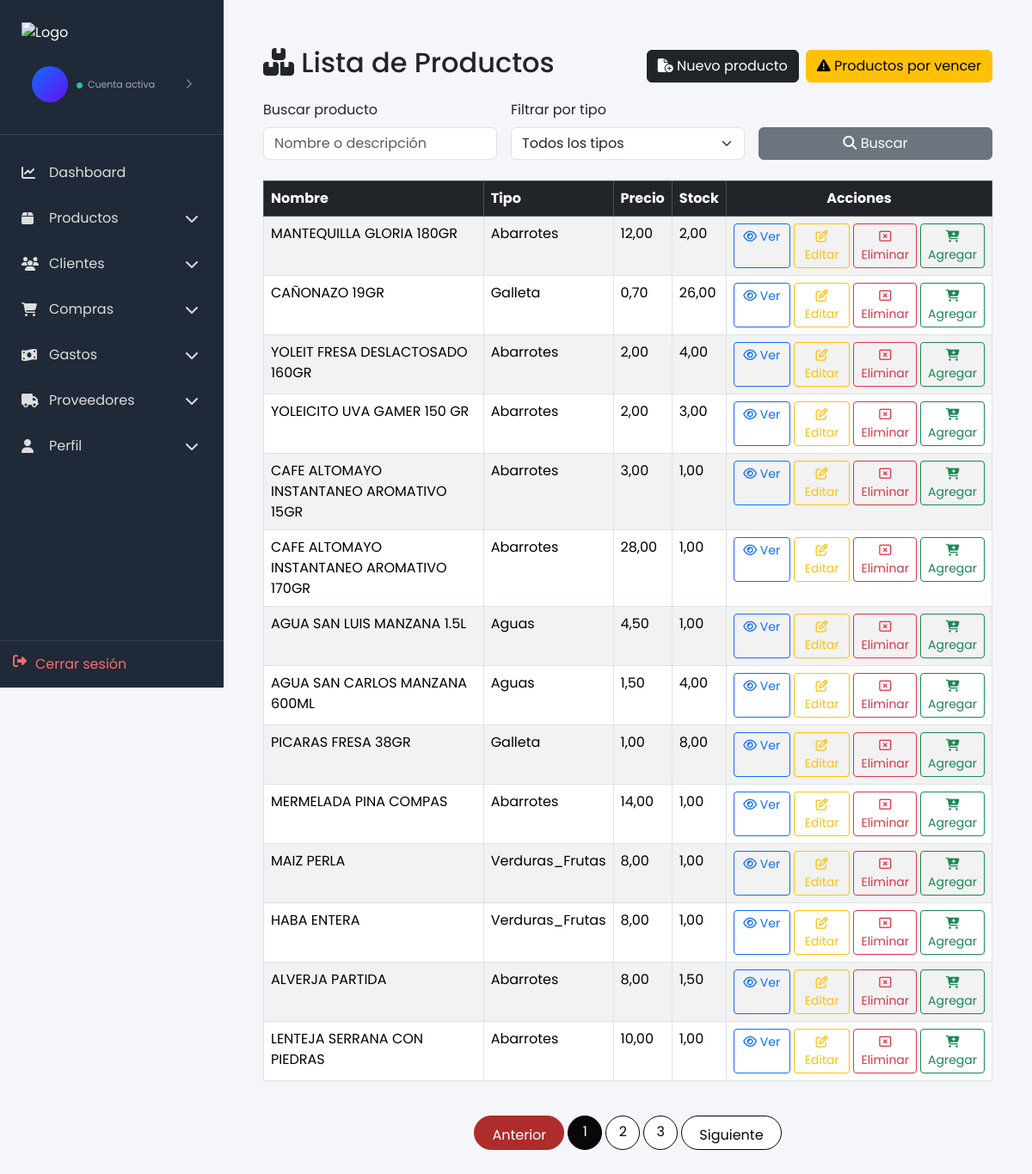
/productos/, run on the app's committed database.
### productos/models.py (models this page shows, shortened)
class Producto(models.Model):
    nombre = models.CharField(max_length=200)
    precio = models.DecimalField(max_digits=10, decimal_places=2)
    costo = models.DecimalField(max_digits=10, decimal_places=2, default=0.00)
    stock = models.DecimalField(max_digits=10, decimal_places=2, default=0.00)
    tipoProducto = models.CharField(max_length=100)
    unidadMedida = models.CharField(max_length=50, blank=True)
    fechaVencimiento = models.DateField(blank=True, null=True)
    detalle = models.TextField(blank=True)
    imagen = models.CharField(max_length=255, blank=True)
    created_at = models.DateTimeField(auto_now_add=True)
    updated_at = models.DateTimeField(auto_now=True)

### productos/views.py (the view)
# urls.py: path('', views.lista_productos, name='lista_productos'),
def lista_productos(request):
	query = request.GET.get('q', '').strip()
	tipo = request.GET.get('tipo', '').strip()
	productos = Producto.objects.all().order_by('-created_at')
	if query:
		productos = productos.filter(
			Q(nombre__icontains=query) | Q(detalle__icontains=query)
		)
	if tipo:
		productos = productos.filter(tipoProducto__iexact=tipo)
	tipos_disponibles = Producto.objects.values_list('tipoProducto', flat=True).distinct().order_by('tipoProducto')
	paginator = Paginator(productos, 14)  # Mostrar 14 productos por página
	page_number = request.GET.get('page')
	page_obj = paginator.get_page(page_number)
	return render(request, 'productos/lista_productos.html', {
		'page_obj': page_obj,
		'query': query,
		'tipo': tipo,
		'tipos_disponibles': tipos_disponibles,
	})

### productos/templates/productos/lista_productos.html (shortened to what this page needs)
{% extends 'base_admin.html' %}
{% block content %}
<div class="container-fluid px-3">
  <br>
  <div class="d-flex flex-column flex-lg-row justify-content-between align-items-start align-items-lg-center gap-3 mb-3">
    <h2><i class="fa-solid fa-boxes-stacked"></i> Lista de Productos</h2>
    <div class="d-grid d-lg-flex gap-2">
    <a class="btn btn-dark" href="{% url 'registros_productos' %}">
        <i class="fa-solid fa-file-circle-plus"></i>
        Nuevo producto
    </a>
    <a class="btn btn-warning" href="{% url 'productos_vencer' %}">
        <i class="fa-solid fa-triangle-exclamation"></i>
        Productos por vencer
    </a>
</div>
  </div>
  <div class="mb-4">
    <form method="get">
      <div class="row g-3 align-items-end">
        <div class="col-12 col-md-4">
          <label class="form-label">Buscar producto</label>
          <input type="text" name="q" class="form-control" value="{{ query }}" placeholder="Nombre o descripción">
        </div>
        <div class="col-12 col-md-4">
          <label class="form-label">Filtrar por tipo</label>
          <select name="tipo" class="form-select">
            <option value="">Todos los tipos</option>
          </select>
        </div>
        <div class="col-12 col-md-4 d-grid">
          <button class="btn btn-secondary"><i class="fa-solid fa-magnifying-glass"></i> Buscar</button>
        </div>
      </div>
    </form>
  </div>
  <div class="table-responsive">
    <table class="table table-striped table-hover table-bordered">
      <thead>
        <tr class="table-dark">
          <th>Nombre</th>
          <th>Tipo</th>
          <th>Precio</th>
          <th>Stock</th>
          <th class="text-center">Acciones</th>
        </tr>
      </thead>
      <tbody>
        {% for p in page_obj.object_list %}
        <tr>
          <td>{{ p.nombre }}</td>
          <td>{{ p.tipoProducto }}</td>
          <td>{{ p.precio }}</td>
          <td>{{ p.stock }}</td>
          <td class="text-center">
            <div class="d-flex flex-column flex-lg-row gap-1 justify-content-center align-items-stretch">
              <a class="btn btn-sm btn-outline-primary w-100 w-lg-auto" href="{% url 'detalle_producto' p.pk %}"><i class="fa-regular fa-eye"></i> Ver</a>
              <a class="btn btn-sm btn-outline-warning w-100 w-lg-auto" href="{% url 'editar_producto' p.pk %}"><i class="fa-regular fa-pen-to-square"></i> Editar</a>
              <a class="btn btn-sm btn-outline-danger w-100 w-lg-auto" href="{% url 'eliminar_producto' p.pk %}"><i class="fa-regular fa-rectangle-xmark"></i> Eliminar</a>
              <form method="post" action="{% url 'agregar_carrito' p.pk %}" class="w-100">
                <button type="submit" class="btn btn-sm btn-outline-success w-100 w-lg-auto"><i class="fa-solid fa-cart-plus"></i> Agregar</button>
              </form>
            </div>
          </td>
        </tr>
        {% empty %}
        <tr><td colspan="5">No hay productos registrados.</td></tr>
        {% endfor %}
      </tbody>
    </table>
  </div>
</div>
{% if page_obj.paginator.num_pages > 1 %}
<nav aria-label="Paginación" class="mt-4">
  <ul class="pagination justify-content-center">
    {% if page_obj.has_previous %}
      <li class="page-item">
        <a class="page-link" href="?q={{ query }}&tipo={{ tipo }}&page={{ page_obj.previous_page_number }}">Anterior</a>
      </li>
    {% else %}
      <li class="page-item disabled"><span class="page-link">Anterior</span></li>
    {% endif %}
    {% for num in page_obj.paginator.page_range %}
      {% if num == page_obj.number %}
        <li class="page-item active"><span class="page-link">{{ num }}</span></li>
      {% elif num >= page_obj.number|add:'-2' and num <= page_obj.number|add:'2' %}
        <li class="page-item"><a class="page-link" href="?q={{ query }}&tipo={{ tipo }}&page={{ num }}">{{ num }}</a></li>
      {% endif %}
    {% endfor %}
    {% if page_obj.has_next %}
      <li class="page-item">
        <a class="page-link" href="?q={{ query }}&tipo={{ tipo }}&page={{ page_obj.next_page_number }}">Siguiente</a>
      </li>
    {% else %}
      <li class="page-item disabled"><span class="page-link">Siguiente</span></li>
    {% endif %}
  </ul>
</nav>
{% endif %}
{% endblock %}

### static/css/style.css (style rules this page uses)
body { font-family:'Poppins',sans-serif; }

### static/css/sidebar.css (style rules this page uses)
body { margin: 0; background: #f5f6fa; }

### static/css/catalogo.css (style rules this page uses)
body { font-family:'Poppins', sans-serif; }
.pagination .page-link { color:#050505; border-radius:50%; margin:0 5px; width:40px; height:40px; text-align:center; border:1px solid #040404; }
.pagination .active .page-link { background:#080808; border-color:#000000; color:white; }
.pagination .disabled .page-link { background: #ae2c2c; border-color: #ae2c2c; color: #ffffff; }
.pagination .page-item:first-child .page-link, .pagination .page-item:last-child .page-link { width:auto; padding:10px 20px; border-radius:25px; }

### data on the page
Producto: nombre "MANTEQUILLA GLORIA 180GR", tipoProducto "Abarrotes", precio "12,00", stock "2,00"
Producto: nombre "CAÑONAZO 19GR", tipoProducto "Galleta", precio "0,70", stock "26,00"
Producto: nombre "YOLEIT FRESA DESLACTOSADO 160GR", tipoProducto "Abarrotes", precio "2,00", stock "4,00"
Producto: nombre "YOLEICITO UVA GAMER 150 GR", tipoProducto "Abarrotes", precio "2,00", stock "3,00"
Producto: nombre "CAFE ALTOMAYO INSTANTANEO AROMATIVO 15GR", tipoProducto "Abarrotes", precio "3,00", stock "1,00"
Producto: nombre "CAFE ALTOMAYO INSTANTANEO AROMATIVO 170GR", tipoProducto "Abarrotes", precio "28,00", stock "1,00"
Producto: nombre "AGUA SAN LUIS MANZANA 1.5L", tipoProducto "Aguas", precio "4,50", stock "1,00"
Producto: nombre "AGUA SAN CARLOS MANZANA 600ML", tipoProducto "Aguas", precio "1,50", stock "4,00"
Producto: nombre "PICARAS FRESA 38GR", tipoProducto "Galleta", precio "1,00", stock "8,00"
Producto: nombre "MERMELADA PINA COMPAS", tipoProducto "Abarrotes", precio "14,00", stock "1,00"
Producto: nombre "MAIZ PERLA", tipoProducto "Verduras_Frutas", precio "8,00", stock "1,00"
Producto: nombre "HABA ENTERA", tipoProducto "Verduras_Frutas", precio "8,00", stock "1,00"
Producto: nombre "ALVERJA PARTIDA", tipoProducto "Abarrotes", precio "8,00", stock "1,50"
Producto: nombre "LENTEJA SERRANA CON PIEDRAS", tipoProducto "Abarrotes", precio "10,00", stock "1,00"

### other printed values
{{ num }} "1"
{{ num }} "2" "3"
